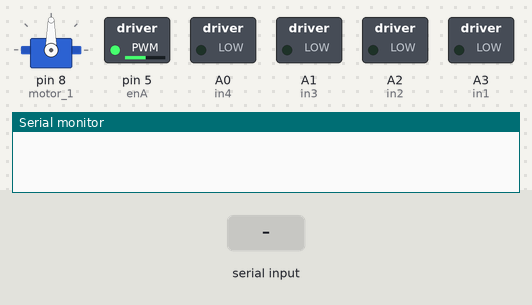
Recording of a sketch running on a simulated Arduino Uno, built with avr-gcc and run on an emulated ATmega328P. On the bench: servo, switched loads named in the sketch (green lamp = pin HIGH), the last lines printed to the serial monitor. Inputs (shaded band) come from the test bench.

Above: at 2.2 s.
2.3 s: byte 8 (8) received over Serial
At 2.77 s:
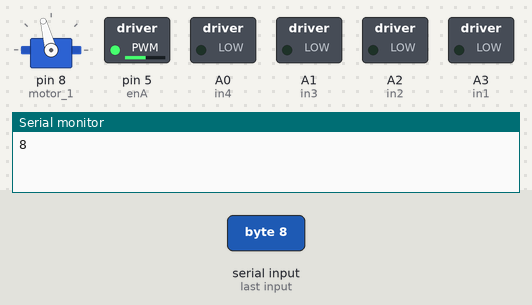
5.3 s: "1" received over Serial
At 6.5 s:
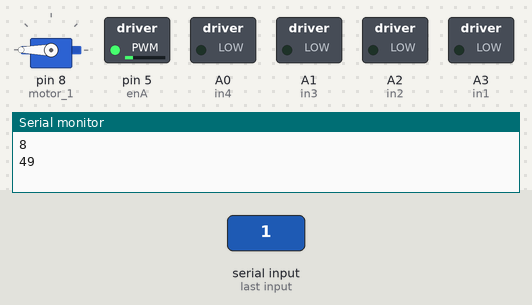
6.8 s: byte 1 (1) received over Serial
At 8.0 s:
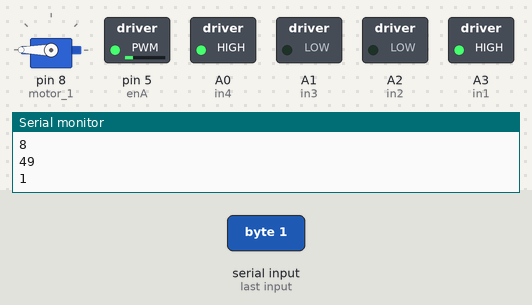
8.3 s: byte 2 (2) received over Serial
At 9.3 s:
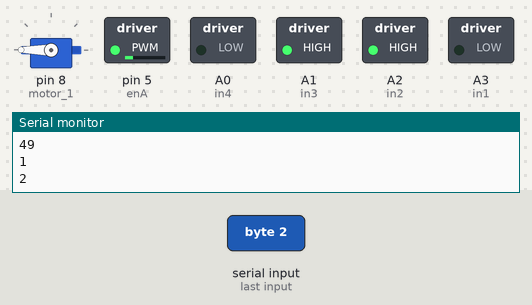
9.8 s: byte 3 (3) received over Serial
At 10.5 s:
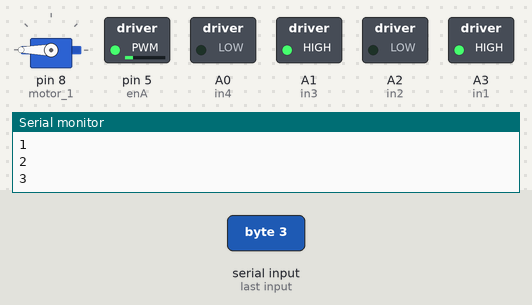
11.3 s: byte 4 (4) received over Serial
At 11.7 s:
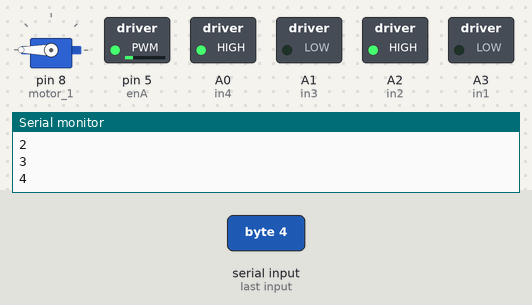
Timing chart, 0 to 13.8 s (numbered marks = the images above; inputs shaded):
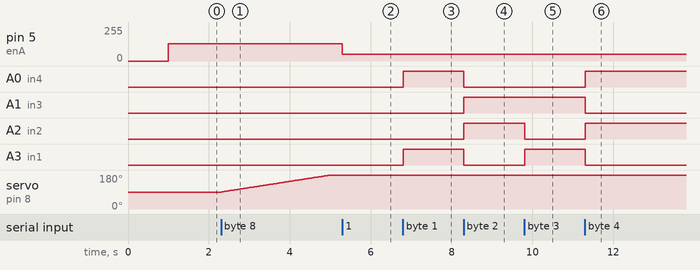

Measured:
- after the input at 2.3 s, servo on pin 8 (motor_1): moves from 90° to 180° over 2.7 s, starting at once
- after the input at 5.3 s, pin 5 (enA): 130/255 → 49/255 at once
- after the input at 6.8 s, A0 (in4), A3 (in1): LOW → HIGH at once
- after the input at 8.3 s, A0 (in4), A3 (in1): HIGH → LOW at once; A1 (in3), A2 (in2): LOW → HIGH at once
- after the input at 9.8 s, A2 (in2): HIGH → LOW at once; A3 (in1): LOW → HIGH at once
- after the input at 11.3 s, A0 (in4), A2 (in2): LOW → HIGH at once; A1 (in3), A3 (in1): HIGH → LOW at once

The sketch:

MINI_SOCCER_ROBOT.ino
```cpp
#include <Servo.h>

Servo motor_1;


#define enA 5  //Enable1 L298 Pin enA
#define in1 A3 //Motor1  L298 Pin in1
#define in2 A2 //Motor1  L298 Pin in1
#define in3 A1 //Motor2  L298 Pin in1
#define in4 A0 //Motor2  L298 Pin in1
#define enB 5  //Enable2 L298 Pin enB

int servo1 = 90;


int bt_data;
int Speed = 130;

void setup(){

Serial.begin(9600); // initialize serial communication at 9600 bits per second:

motor_1.attach(8);
;

motor_1.write(servo1);


pinMode(enA, OUTPUT); // declare as output for L298 Pin enA
pinMode(in1, OUTPUT); // declare as output for L298 Pin in1
pinMode(in2, OUTPUT); // declare as output for L298 Pin in2
pinMode(in3, OUTPUT); // declare as output for L298 Pin in3
pinMode(in4, OUTPUT); // declare as output for L298 Pin in4
pinMode(enB, OUTPUT); // declare as output for L298 Pin enB

delay(1000);
}

void loop(){
//if some date is sent, reads it and saves in state

if(Serial.available() > 0){
bt_data = Serial.read();
Serial.println(bt_data);
if(bt_data > 20){Speed = bt_data;}
}

analogWrite(enA, Speed); // Write The Duty Cycle 0 to 255 Enable Pin A for Motor1 Speed
analogWrite(enB, Speed); // Write The Duty Cycle 0 to 255 Enable Pin B for Motor2 Speed


     if(bt_data == 1){forword(); }  // if the bt_data is '1' the DC motor will go forward
else if(bt_data == 2){backword();}  // if the bt_data is '2' the motor will Reverse
else if(bt_data == 3){turnLeft();}  // if the bt_data is '3' the motor will turn left
else if(bt_data == 4){turnRight();} // if the bt_data is '4' the motor will turn right
else if(bt_data == 5){Stop(); }     // if the bt_data '5' the motor will Stop

else if(bt_data == 6){turnLeft();  delay(400);  bt_data = 5;}
else if(bt_data == 7){turnRight(); delay(400);  bt_data = 5;}

else if (bt_data == 8){
if(servo1<180){servo1 = servo1+1;}
motor_1.write(servo1);
}
else if (bt_data == 9){
if(servo1>0){servo1 = servo1-1;}
motor_1.write(servo1);
}


delay(30);
}


void forword(){  //forword
digitalWrite(in1, HIGH); //Right Motor forword Pin
digitalWrite(in2, LOW);  //Right Motor backword Pin
digitalWrite(in3, LOW);  //Left Motor backword Pin
digitalWrite(in4, HIGH); //Left Motor forword Pin
}

void backword(){ //backword
digitalWrite(in1, LOW);  //Right Motor forword Pin
digitalWrite(in2, HIGH); //Right Motor backword Pin
digitalWrite(in3, HIGH); //Left Motor backword Pin
digitalWrite(in4, LOW);  //Left Motor forword Pin
}

void turnRight(){ //turnRight
digitalWrite(in1, LOW);  //Right Motor forword Pin
digitalWrite(in2, HIGH); //Right Motor backword Pin
digitalWrite(in3, LOW);  //Left Motor backword Pin
digitalWrite(in4, HIGH); //Left Motor forword Pin
}

void turnLeft(){ //turnLeft
digitalWrite(in1, HIGH); //Right Motor forword Pin
digitalWrite(in2, LOW);  //Right Motor backword Pin
digitalWrite(in3, HIGH); //Left Motor backword Pin
digitalWrite(in4, LOW);  //Left Motor forword Pin
}

void Stop(){ //stop
digitalWrite(in1, LOW); //Right Motor forword Pin
digitalWrite(in2, LOW); //Right Motor backword Pin
digitalWrite(in3, LOW); //Left Motor backword Pin
digitalWrite(in4, LOW); //Left Motor forword Pin
}
```
